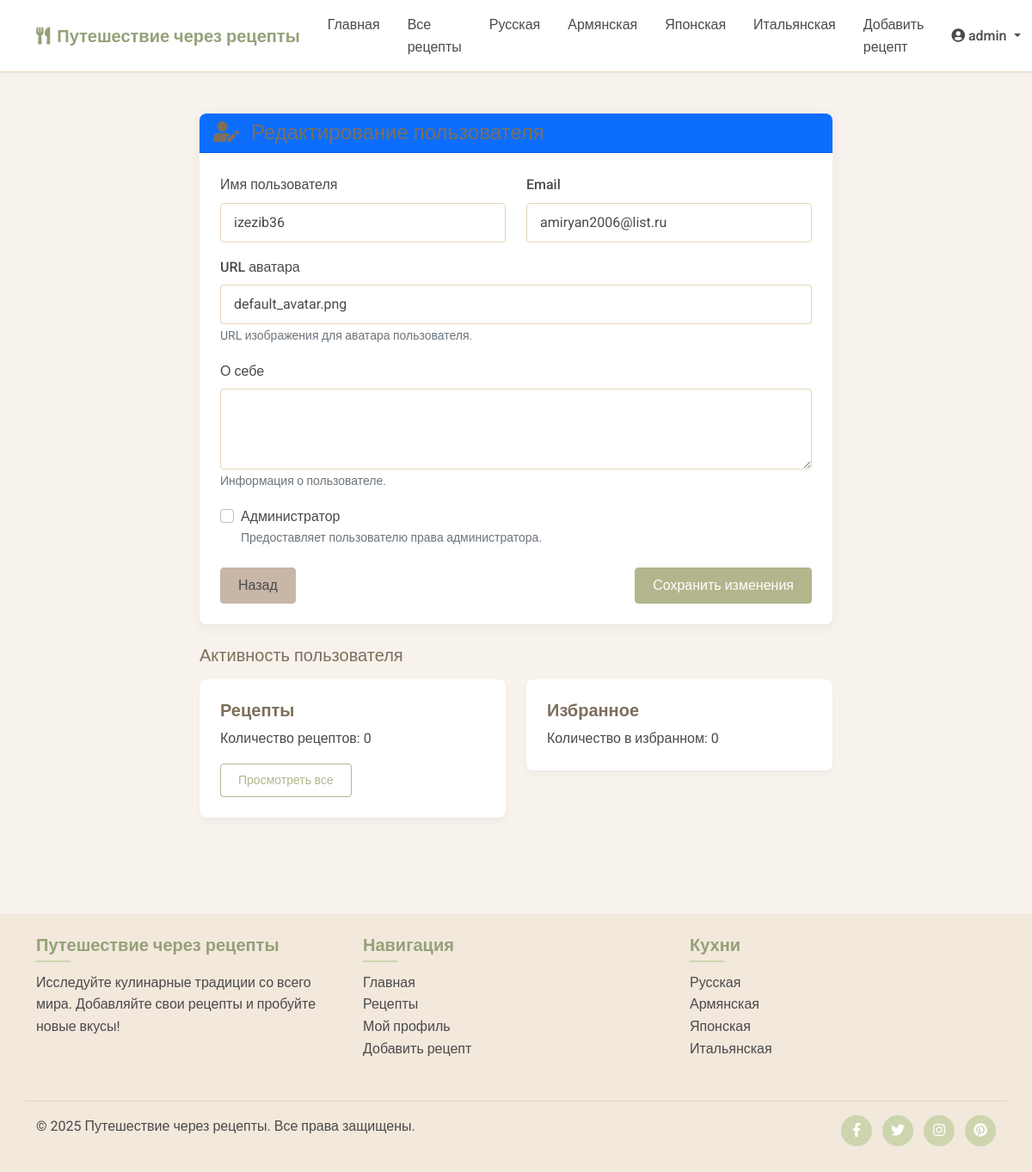
Before: /admin/edit_user/2 (signed in) with the older database file.
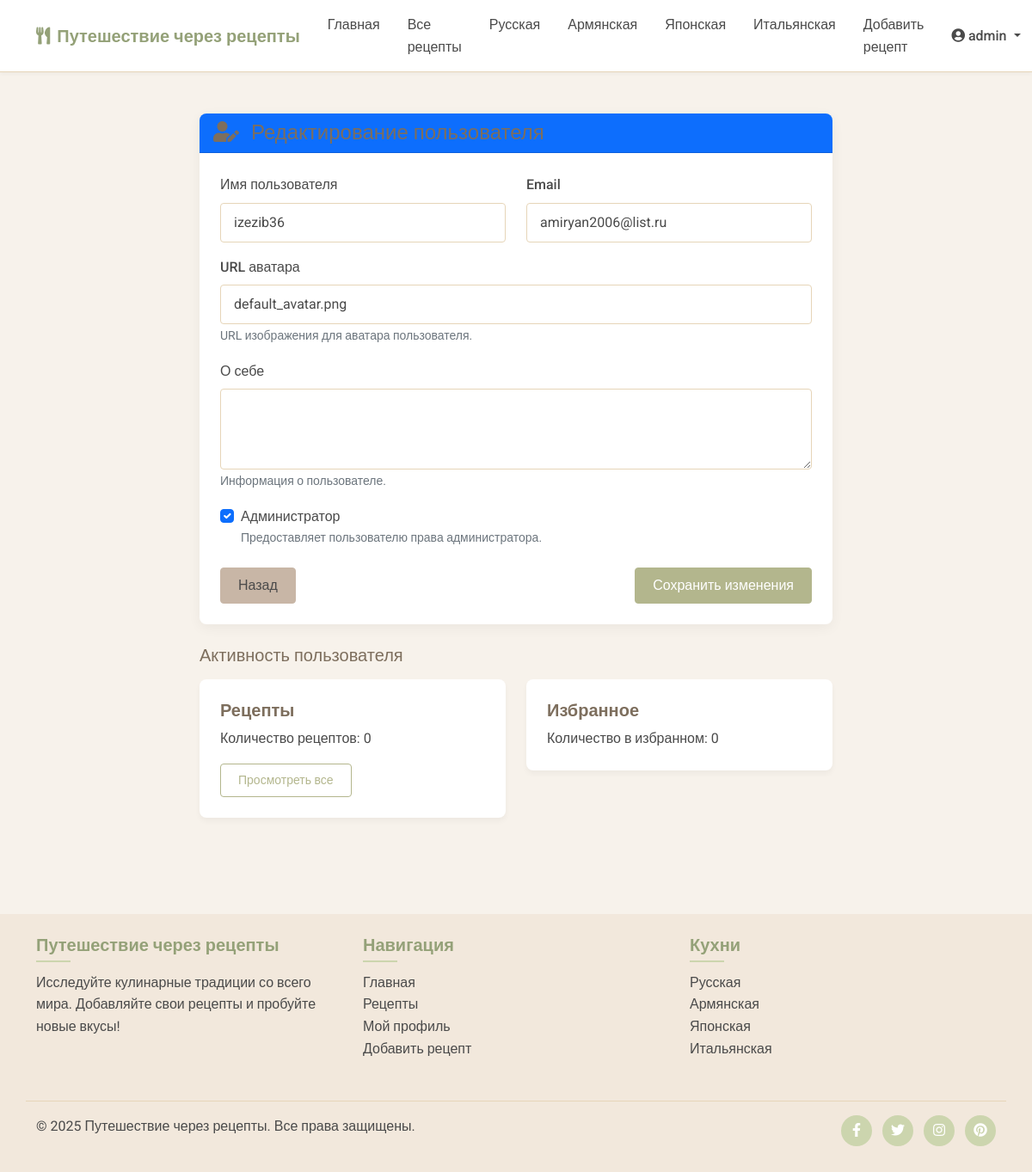
After: the same page with the newer database file.
### models.py (models this page shows, shortened)
class User(UserMixin, db.Model):
    id = db.Column(db.Integer, primary_key=True)
    username = db.Column(db.String(64), unique=True, nullable=False)
    email = db.Column(db.String(120), unique=True, nullable=False)
    password_hash = db.Column(db.String(256), nullable=False)
    is_admin = db.Column(db.Boolean, default=False)
    date_joined = db.Column(db.DateTime, default=datetime.utcnow)
    avatar = db.Column(db.String(256), default='default_avatar.png')  # URL или путь к аватарке пользователя
    bio = db.Column(db.Text, nullable=True)  # Биография пользователя
    recipes = db.relationship('Recipe', backref='author', lazy='dynamic', cascade='all, delete-orphan')
    favorites = db.relationship('Favorite', backref='user', lazy='dynamic', cascade='all, delete-orphan')
    comments = db.relationship('Comment', backref='author', lazy='dynamic', cascade='all, delete-orphan')
    ratings = db.relationship('Rating', backref='user', lazy='dynamic', cascade='all, delete-orphan')

### routes.py (the view, shortened to what this page needs)
@app.route('/admin/edit_user/<int:user_id>', methods=['GET', 'POST'])
@login_required
def admin_edit_user(user_id):
    if not current_user.is_admin:
        abort(403)  # Forbidden
    user = User.query.get_or_404(user_id)
    form = AdminUserEditForm(obj=user)
    return render_template('admin_edit_user.html', form=form, user=user)

### forms.py
class AdminUserEditForm(FlaskForm):
    username = StringField('Имя пользователя', validators=[DataRequired(), Length(min=3, max=64)])
    email = StringField('Email', validators=[DataRequired(), Email()])
    avatar = StringField('URL аватара', validators=[Optional(), Length(max=256)])
    bio = TextAreaField('О себе', validators=[Optional()])
    is_admin = BooleanField('Администратор')
    submit = SubmitField('Сохранить изменения')

### app.py (called while the page is built)
@login_manager.user_loader
def load_user(user_id):
    from models import User
    return User.query.get(int(user_id))

### routes.py (called while the page is built)
@app.before_request
def load_global_data():
    g.all_cuisines = Cuisine.query.all()

### templates/admin_edit_user.html (shortened to what this page needs)
{% extends 'base.html' %}
{% block content %}
<div class="container py-5">
    <div class="row justify-content-center">
        <div class="col-md-8">
            <div class="card shadow-custom">
                <div class="card-header bg-primary text-white">
                    <h2 class="mb-0 fs-4"><i class="fas fa-user-edit me-2"></i> Редактирование пользователя</h2>
                </div>
                <div class="card-body">
                    <form method="POST" action="{{ url_for('admin_edit_user', user_id=user.id) }}">
                        <div class="row">
                            <div class="col-md-6 mb-3">
                                {{ form.username.label(class="form-label") }}
                                {{ form.username(class="form-control") }}
                            </div>
                            <div class="col-md-6 mb-3">
                                {{ form.email.label(class="form-label") }}
                                {{ form.email(class="form-control") }}
                            </div>
                        </div>
                        <div class="mb-3">
                            {{ form.avatar.label(class="form-label") }}
                            {{ form.avatar(class="form-control") }}
                            <small class="form-text text-muted">URL изображения для аватара пользователя.</small>
                        </div>
                        <div class="mb-3">
                            {{ form.bio.label(class="form-label") }}
                            {{ form.bio(class="form-control", rows=3) }}
                            <small class="form-text text-muted">Информация о пользователе.</small>
                        </div>
                        <div class="mb-4 form-check">
                            {{ form.is_admin(class="form-check-input") }}
                            {{ form.is_admin.label(class="form-check-label") }}
                            <small class="d-block text-muted">Предоставляет пользователю права администратора.</small>
                        </div>
                        <div class="d-flex justify-content-between">
                            <a href="{{ url_for('admin_dashboard') }}" class="btn btn-secondary">Назад</a>
                            {{ form.submit(class="btn btn-primary") }}
                        </div>
                    </form>
                </div>
            </div>
            <div class="mt-4">
                <h3 class="fs-5 mb-3">Активность пользователя</h3>
                <div class="row">
                    <div class="col-md-6">
                        <div class="card mb-3">
                            <div class="card-body">
                                <h5 class="card-title">Рецепты</h5>
                                <p class="card-text">Количество рецептов: {{ user.recipes.count() }}</p>
                                <a href="{{ url_for('recipes') }}?author={{ user.id }}" class="btn btn-outline-primary btn-sm">Просмотреть все</a>
                            </div>
                        </div>
                    </div>
                    <div class="col-md-6">
                        <div class="card mb-3">
                            <div class="card-body">
                                <h5 class="card-title">Избранное</h5>
                                <p class="card-text">Количество в избранном: {{ user.favorites.count() }}</p>
                            </div>
                        </div>
                    </div>
                </div>
            </div>
        </div>
    </div>
</div>
{% endblock %}

Changed rows visible on the page:
changed User "izezib36": is_admin "☐" → "☑"
